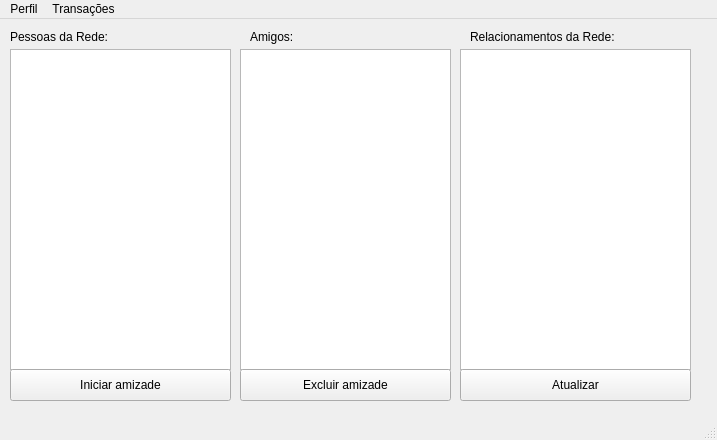
<?xml version="1.0" encoding="UTF-8"?>
<ui version="4.0">
 <class>Usuario</class>
 <widget class="QMainWindow" name="Usuario">
  <property name="geometry">
   <rect>
    <x>0</x>
    <y>0</y>
    <width>717</width>
    <height>440</height>
   </rect>
  </property>
  <property name="windowTitle">
   <string>MainWindow</string>
  </property>
  <widget class="QWidget" name="centralwidget">
   <widget class="QListWidget" name="listWidgetAmigos">
    <property name="geometry">
     <rect>
      <x>240</x>
      <y>30</y>
      <width>211</width>
      <height>321</height>
     </rect>
    </property>
   </widget>
   <widget class="QListWidget" name="listWidgetPessoas">
    <property name="geometry">
     <rect>
      <x>10</x>
      <y>30</y>
      <width>221</width>
      <height>321</height>
     </rect>
    </property>
   </widget>
   <widget class="QLabel" name="label">
    <property name="geometry">
     <rect>
      <x>10</x>
      <y>10</y>
      <width>121</width>
      <height>16</height>
     </rect>
    </property>
    <property name="text">
     <string>Pessoas da Rede:</string>
    </property>
   </widget>
   <widget class="QLabel" name="label_2">
    <property name="geometry">
     <rect>
      <x>250</x>
      <y>10</y>
      <width>59</width>
      <height>16</height>
     </rect>
    </property>
    <property name="text">
     <string>Amigos:</string>
    </property>
   </widget>
   <widget class="QPushButton" name="pushButtonIniAmizade">
    <property name="geometry">
     <rect>
      <x>10</x>
      <y>350</y>
      <width>221</width>
      <height>32</height>
     </rect>
    </property>
    <property name="text">
     <string>Iniciar amizade</string>
    </property>
   </widget>
   <widget class="QPushButton" name="pushButtonExcAmizade">
    <property name="geometry">
     <rect>
      <x>240</x>
      <y>350</y>
      <width>211</width>
      <height>32</height>
     </rect>
    </property>
    <property name="text">
     <string>Excluir amizade</string>
    </property>
   </widget>
   <widget class="QListWidget" name="listWidgetRelacionamentos">
    <property name="geometry">
     <rect>
      <x>460</x>
      <y>30</y>
      <width>231</width>
      <height>321</height>
     </rect>
    </property>
   </widget>
   <widget class="QLabel" name="label_3">
    <property name="geometry">
     <rect>
      <x>470</x>
      <y>10</y>
      <width>171</width>
      <height>16</height>
     </rect>
    </property>
    <property name="text">
     <string>Relacionamentos da Rede:</string>
    </property>
   </widget>
   <widget class="QPushButton" name="pushButton">
    <property name="geometry">
     <rect>
      <x>460</x>
      <y>350</y>
      <width>231</width>
      <height>32</height>
     </rect>
    </property>
    <property name="text">
     <string>Atualizar</string>
    </property>
   </widget>
  </widget>
  <widget class="QMenuBar" name="menubar">
   <property name="geometry">
    <rect>
     <x>0</x>
     <y>0</y>
     <width>717</width>
     <height>22</height>
    </rect>
   </property>
   <widget class="QMenu" name="menuPerfil">
    <property name="title">
     <string>Perfil</string>
    </property>
    <addaction name="actionEditar_Perfil"/>
    <addaction name="actionExcluir_Perfil"/>
   </widget>
   <widget class="QMenu" name="menuTransa_es">
    <property name="title">
     <string>Transações</string>
    </property>
    <addaction name="actionAbrir"/>
   </widget>
   <addaction name="menuPerfil"/>
   <addaction name="menuTransa_es"/>
  </widget>
  <widget class="QStatusBar" name="statusbar"/>
  <action name="actionEditar_Perfil">
   <property name="text">
    <string>Editar Perfil</string>
   </property>
  </action>
  <action name="actionExcluir_Perfil">
   <property name="text">
    <string>Excluir Perfil</string>
   </property>
  </action>
  <action name="actionListar_Pessoas">
   <property name="text">
    <string>Listar Pessoas</string>
   </property>
  </action>
  <action name="actionAbrir">
   <property name="text">
    <string>Abrir</string>
   </property>
  </action>
 </widget>
 <resources/>
 <connections/>
</ui>
